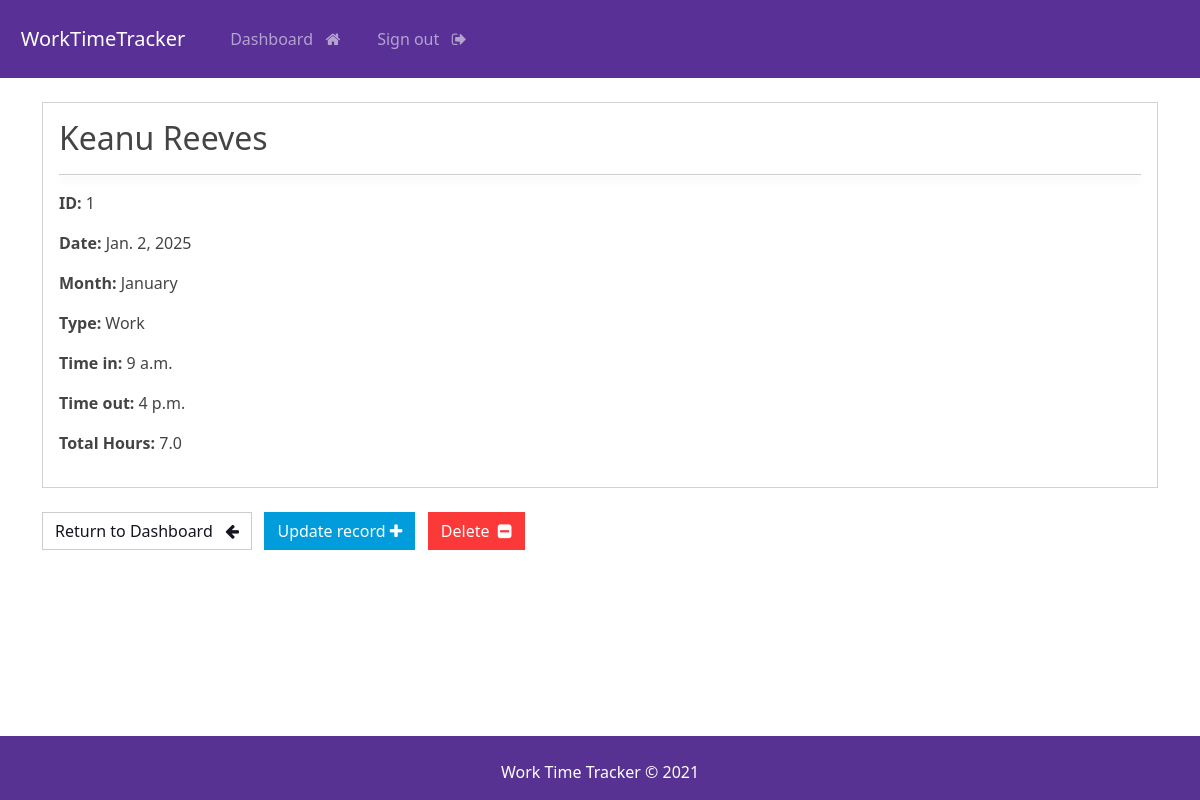
The app's page /view-record/1 (signed in) with its own data.
### webapp/models.py (models this page shows, shortened)
class Workday(models.Model):
    user = models.ForeignKey(User, on_delete=models.CASCADE)
    WORKDAY_TYPE = [
        ('Work', 'Work'),
        ('Sick Leave', 'Sick Leave'),
        ('Annual Leave', 'Annual Leave'),
        ('Bank Holiday', 'Bank Holiday'),
    ]
    MONTH = [
        ('January', 'January'),
        ('February', 'February'),
        ('March', 'March'),
        ('April', 'April'),
        ('May', 'May'),
        ('June', 'June'),
        ('July', 'July'),
        ('August', 'August'),
        ('September', 'September'),
        ('October', 'October'),
        ('November', 'November'),
        ('December', 'December'),
    ]
    id = models.AutoField(primary_key=True)
    firstname = models.CharField(max_length=100)
    lastname = models.CharField(max_length=100)
    date = models.DateField()
    month = models.CharField(
        max_length=20,
        choices=MONTH,
        default=get_current_month,
    )
    workday_type = models.CharField(
        max_length=20,
        choices=WORKDAY_TYPE,
        default='Work',
    )
    time_in = models.TimeField(blank=True, null=True)
    time_out = models.TimeField(blank=True, null=True)
    @property
    def total_hours(self):
        if self.time_in and self.time_out:
            time_in_dt = datetime.combine(date.today(), self.time_in)
            time_out_dt = datetime.combine(date.today(), self.time_out)
            time_diff = time_out_dt - time_in_dt
            return time_diff.total_seconds() / 3600  # Convert seconds to hours
        return 0

### webapp/views.py (the view)
# urls.py: path('view-record/<str:pk>', views.singular_record, name='view-record'),
@login_required(login_url='login')
def singular_record(request, pk):
    if request.user.is_superuser:
        record = Workday.objects.filter(id=pk).first()  # Superuser can access any record
    else:
        record = Workday.objects.filter(user=request.user, id=pk).first()  # Regular user restriction
    if not record:
        messages.error(request, "You don't have permission to view this record.")
        return redirect('dashboard')
    context = {'record': record, 'page_title': 'View Record'}
    return render(request, 'webapp/view-record.html', context=context)

### webapp/templates/webapp/view-record.html (shortened to what this page needs)
{% extends 'webapp/base.html' %}
{% block content %}
<div class="card">
    <div class="card-body">
        <h2 class="user-name">
            {{record.firstname}}
            {{record.lastname}}
        </h2>
        <hr>
        <p> <strong> ID: </strong> {{record.id}} </p>
        <p> <strong> Date: </strong> {{record.date}} </p>
        <p> <strong> Month: </strong> {{record.month}} </p>
        <p> <strong> Type: </strong> {{record.workday_type}} </p>
        <p> <strong> Time in: </strong> {{record.time_in}} </p>
        <p> <strong> Time out: </strong> {{record.time_out}} </p>
        <p> <strong> Total Hours: </strong> {{record.total_hours}} </p>
    </div>
</div>
<br>
<a href="{% url 'dashboard' %}" class="btn btn-secondary"> Return to Dashboard &nbsp; <i class="fa fa-arrow-left"
        aria-hidden="true"></i> </a>
<a href="{% url 'update-record' record.id %}" class="btn btn-info"> Update record <i class="fa fa-plus"
        aria-hidden="true"></i> </a>
<a href="{% url 'delete-record' record.id %}" class="btn btn-danger">Delete &nbsp;<i class="fa fa-minus-square"
        aria-hidden="true"></i> </a>
{% endblock %}

### static/css/styles.css (style rules this page uses)
hr { box-shadow: 0 4px 10px rgba(0.8, 0.8, 0.8, 0.8); }
a { text-decoration: none; }

### records on screen
Workday: firstname "Keanu", lastname "Reeves", id "1", date "Jan. 2, 2025", month "January", workday_type "Work", time_in "9 a.m.", time_out "4 p.m.", total_hours "7.0"
